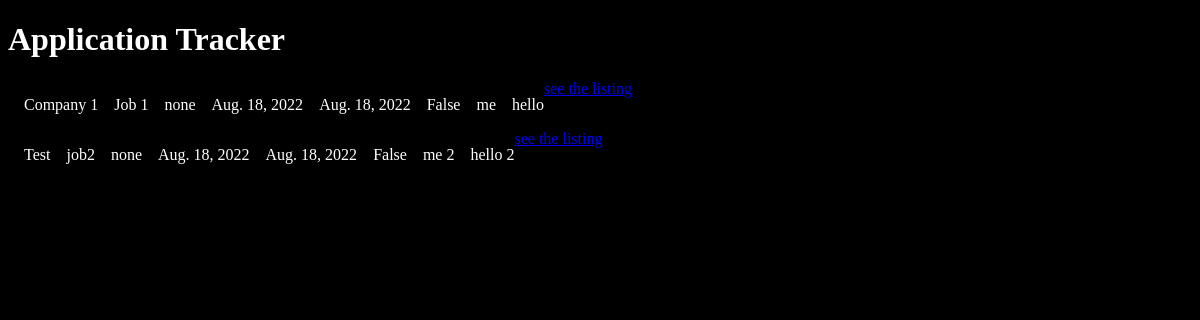
Before: / with the older database file.
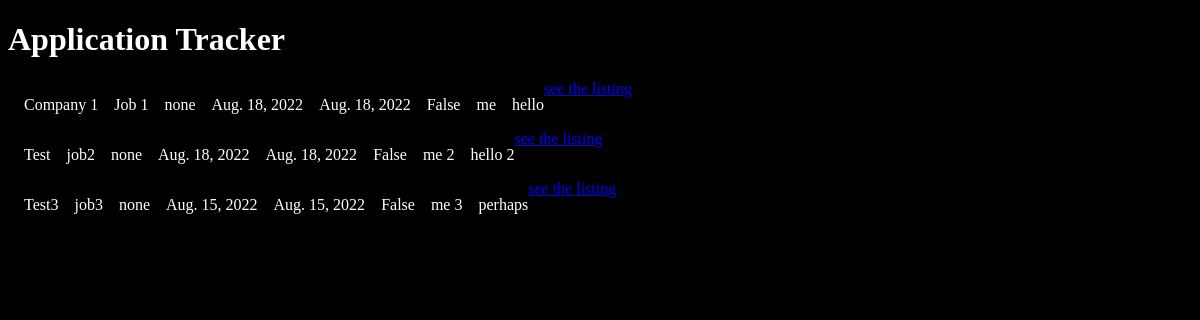
After: the same page with the newer database file.
### main/models.py (models this page shows, shortened)
class Application(models.Model):
    company = models.CharField(max_length=100)
    job_title = models.CharField(max_length=100)
    date_listed = models.DateField(default=date.today)
    date_applied = models.DateField(default=date.today)
    follow_up = models.BooleanField()
    result = models.CharField(max_length=20)
    contacts = models.CharField(max_length=200)
    notes = models.CharField(max_length=300)
    link = models.CharField(max_length=200)

### main/views.py (the view)
# urls.py: path('', views.home, name='home'),
def home(response):
    application = Application.objects.all()
    context = {
        'application': application
         }
    return render(response, "main/home.html", context)

### main/templates/main/home.html
{% extends 'main/base.html' %}
{% block content %}
    {% for a in application %}
    <div class="apps">
    <p class="company">{{a.company}}</p>
    <p class="job">{{a.job_title}}</p>
    <p class="result">{{a.result}}</p>
    <p class="listed">{{a.date_listed}}</p>
    <p class="applied">{{a.date_applied}}</p>
    <p class="fu">{{a.follow_up}}</p>
    <p class="contacts">{{a.contacts}}</p>
    <p class="notes">{{a.notes}}</p>
    <a href="{{a.link}}" class="link">see the listing</a>
    </div>
    {% endfor %}
{% endblock %}

### main/templates/main/base.html (shortened to what this page needs)
<!DOCTYPE html>
<html lang="en">
<head>
    <link rel="stylesheet" href="static/style.css">
</head>
<body>
    <div>
    <h1>Application Tracker</h1>
    {% block content %}
    {% endblock %}
    </div>
</body>
</html>

### main/static/style.css (style rules this page uses)
:root { color: white; background-color: black; }
.apps { display: flex; flex-direction: row; }
.company { margin-left: 1em; }
.job { margin-left: 1em; }
.result { margin-left: 1em; }
.listed { margin-left: 1em; }
.applied { margin-left: 1em; }
.fu { margin-left: 1em; }
.contacts { margin-left: 1em; }
.notes { margin-left: 1em; }

Changed rows visible on the page:
added Application: company "Test3", job_title "job3", result "none", date_listed "Aug. 15, 2022", date_applied "Aug. 15, 2022", follow_up "False", contacts "me 3", notes "perhaps"
